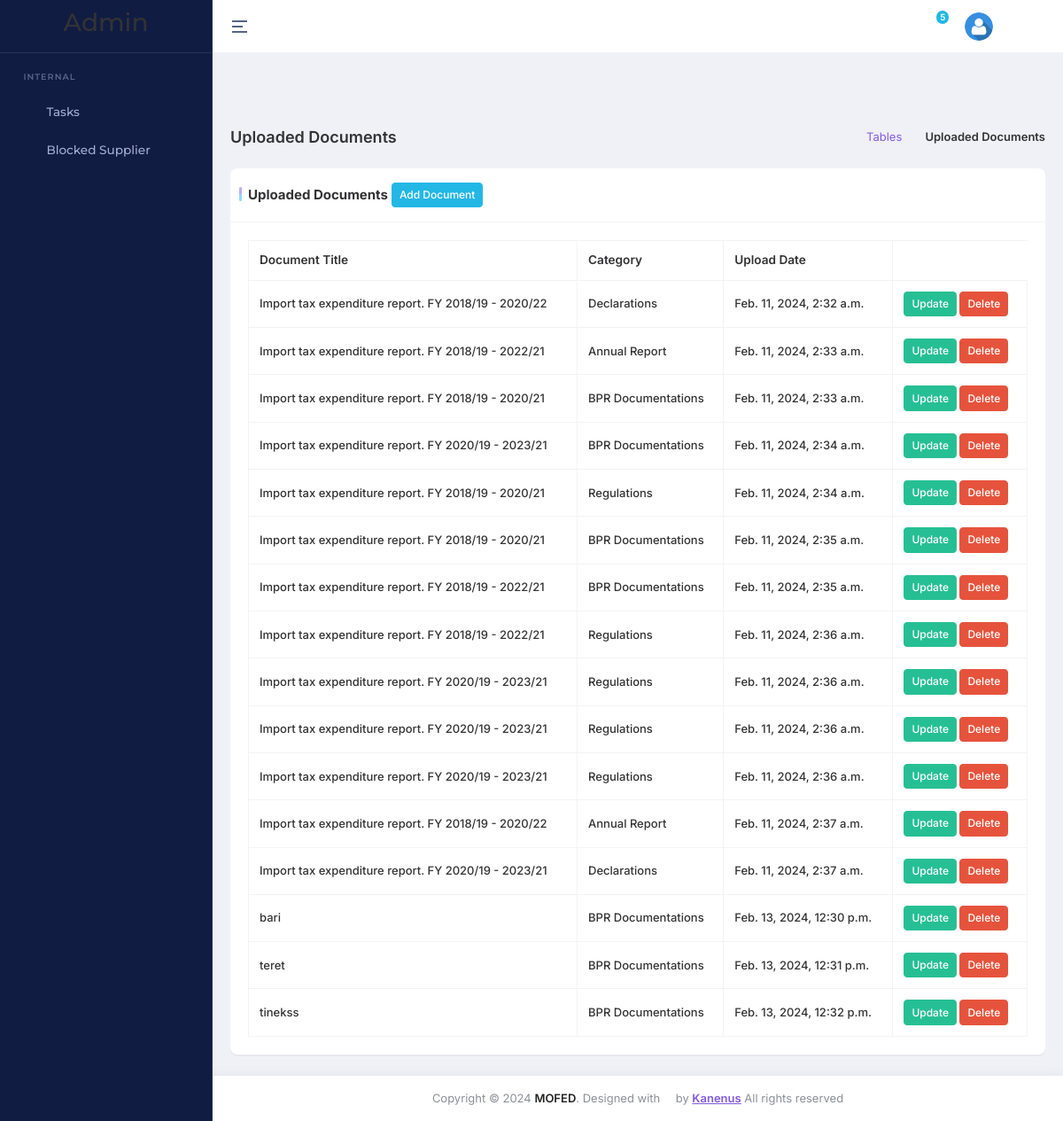
The app's page /documents/document_view/ with its own data.
### documents/models.py (models this page shows, shortened)
class Document(models.Model):
    CATEGORY_CHOICES = (
        ('BPR Documentations', 'BPR Documentations'),
        ('Regulations', 'Regulations'),
        ('Declarations', 'Declarations'),
        ('Annual Report', 'Annual Report'),
        ('Other', 'Other'),
    )
    title = models.CharField(max_length=100)
    category = models.CharField(max_length=200, choices=CATEGORY_CHOICES, default='OTH')
    description = models.TextField()
    upload_date = models.DateTimeField(auto_now_add=True)
    file = models.FileField(upload_to='documents/')

### documents/views.py (the view)
# urls.py: path('document_view/', document_view, name='document_view'),
def document_view(request):
    documents = Document.objects.all()
    return render(request, 'document_view.html', {'documents': documents})

### core/context_processors.py (called while the page is built)
def recent_news_mega(request):
    recent_news = NewsArticle.objects.order_by('-created_at')
    recent_news  = recent_news[:4] if recent_news else recent_news
    return {'recent_news_mega':recent_news}

def stgs(request):
    contact_info = ContactInfo.objects.first()
    quick_links = QuickLink.objects.all()
    pages = Pages.objects.first()
    return {
        'contact_info': contact_info,  # Include footer data in context
        'quick_links': quick_links,  # Include footer data in context
        'stg':Settings.objects.first(),
        'pages': pages
    }

### documents/templates/document_view.html (shortened to what this page needs)
{% extends 'base_new_admin.html' %}
{% load static %}
{% block main %}
    <div class="main-content app-content">
        <div class="container-fluid">
            <div class="d-md-flex d-block align-items-center justify-content-between my-4 page-header-breadcrumb">
                <h1 class="page-title fw-semibold fs-18 mb-0">Uploaded Documents</h1>
                <div class="ms-md-1 ms-0">
                    <nav>
                        <ol class="breadcrumb mb-0">
                            <li class="breadcrumb-item"><a href="javascript:void(0);">Tables</a></li>
                            <li class="breadcrumb-item active" aria-current="page">Uploaded Documents</li>
                        </ol>
                    </nav>
                </div>
            </div>
            <div class="row">
                <div class="col-xl-12">
                    <div class="card custom-card">
                        <div class="card-header">
                            <div class="card-title">
                                Uploaded Documents
                            </div>
                            <a href="{% url 'add_document' %}" class="btn btn-sm float-end btn-secondary">Add Document</a>
                        </div>
                        <div class="card-body">
                            <div class="table-responsive">
                                <table id="datatable-basic" class="table table-bordered text-nowrap w-100 datatable">
                                    <thead>
                                        <tr>
                                            <th>Document Title</th>
                                            <th>Category</th>
                                            <th>Upload Date</th>
                                        </tr>
                                    </thead>
                                    <tbody>
                                        {% for document in documents %}
                                        <tr>
                                            <td>{{ document.title }}</td>
                                            <td>{{ document.category }}</td>
                                            <td>{{ document.upload_date }}</td>
                                            <td>
                                                <a href="{% url 'update_document' document_id=document.id %}" class="btn btn-success btn-sm">Update</a>
                                                <form action="{% url 'delete_document' document_id=document.id %}" method="post" style="display: inline;">
                                                    <button class="btn btn-danger btn-sm" onclick="confirmconfirmDelete('{{ document.id }}')">Delete</button>
                                                </form>
                                            </td>
                                        </tr>
                                        {% endfor %}
                                    </tbody>
                                </table>
                            </div>
                        </div>
                    </div>
                </div>
            </div>
        </div>
    </div>
{% endblock %}

### records on screen
Document: title "Import tax expenditure report. FY 2018/19 - 2020/22", category "Declarations", upload_date "Feb. 11, 2024, 2:32 a.m."
Document: title "Import tax expenditure report. FY 2018/19 - 2022/21", category "Annual Report", upload_date "Feb. 11, 2024, 2:33 a.m."
Document: title "Import tax expenditure report. FY 2018/19 - 2020/21", category "BPR Documentations", upload_date "Feb. 11, 2024, 2:33 a.m."
Document: title "Import tax expenditure report. FY 2020/19 - 2023/21", category "BPR Documentations", upload_date "Feb. 11, 2024, 2:34 a.m."
Document: title "Import tax expenditure report. FY 2018/19 - 2020/21", category "Regulations", upload_date "Feb. 11, 2024, 2:34 a.m."
Document: title "Import tax expenditure report. FY 2018/19 - 2020/21", category "BPR Documentations", upload_date "Feb. 11, 2024, 2:35 a.m."
Document: title "Import tax expenditure report. FY 2018/19 - 2022/21", category "BPR Documentations", upload_date "Feb. 11, 2024, 2:35 a.m."
Document: title "Import tax expenditure report. FY 2018/19 - 2022/21", category "Regulations", upload_date "Feb. 11, 2024, 2:36 a.m."
Document: title "Import tax expenditure report. FY 2020/19 - 2023/21", category "Regulations", upload_date "Feb. 11, 2024, 2:36 a.m."
Document: title "Import tax expenditure report. FY 2020/19 - 2023/21", category "Regulations", upload_date "Feb. 11, 2024, 2:36 a.m."
Document: title "Import tax expenditure report. FY 2020/19 - 2023/21", category "Regulations", upload_date "Feb. 11, 2024, 2:36 a.m."
Document: title "Import tax expenditure report. FY 2018/19 - 2020/22", category "Annual Report", upload_date "Feb. 11, 2024, 2:37 a.m."
Document: title "Import tax expenditure report. FY 2020/19 - 2023/21", category "Declarations", upload_date "Feb. 11, 2024, 2:37 a.m."
Document: title "bari", category "BPR Documentations", upload_date "Feb. 13, 2024, 12:30 p.m."
Document: title "teret", category "BPR Documentations", upload_date "Feb. 13, 2024, 12:31 p.m."
Document: title "tinekss", category "BPR Documentations", upload_date "Feb. 13, 2024, 12:32 p.m."
